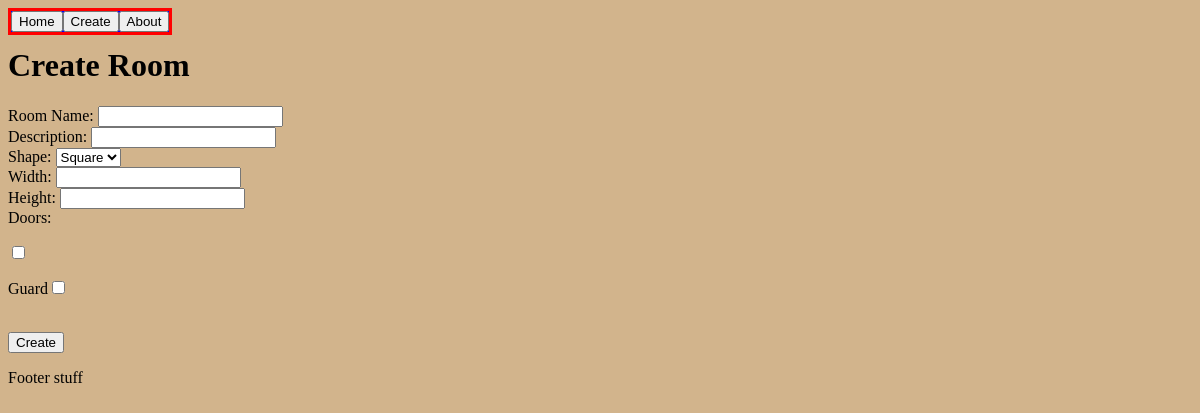
/rooms/create/, run on an earlier commit of the app's database.
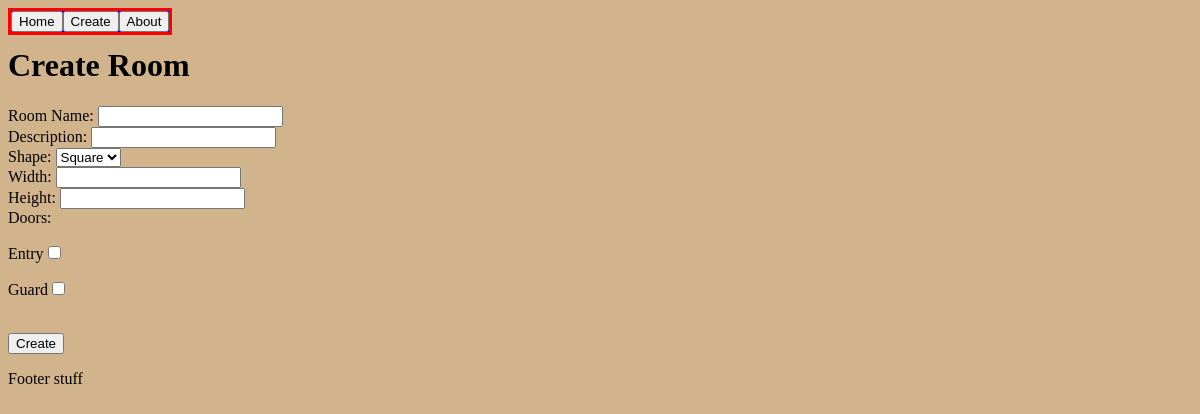
And on a later commit of the database.
### rooms/models.py (models this page shows)
class Room(models.Model):
    SHAPES = [('Square', 'Square'), ('Circle', 'Circle'), ('Oval', 'Oval')]
    name = models.CharField(max_length = 50)
    description = models.TextField()
    shape = models.CharField(max_length = 100, choices=SHAPES)
    width = models.IntegerField()
    height = models.IntegerField()
    doors = models.ManyToManyField('Door')

### rooms/views.py (the view, shortened to what this page needs)
# urls.py: path('rooms/create/', views.room_create, name='room_create'),
def room_create(request):
    doors = Door.objects.all()
    rooms = Room.objects.all()
    room_shapes = Room.SHAPES
    return render(request, 'room_create.html', {'doors': doors, 'rooms':rooms, 'room_shapes':room_shapes})

### room/templates/room_create.html (shortened to what this page needs)
{% extends "base.html" %}
{% block content %}
<h1>Create Room</h1>
<form name="create" action= "{% url 'room_create' %}" method="POST">
    <label>Room Name: </label>
    <input type="text" name="name" />
    <br>
    <label>Description: </label>
    <input type="text" name="description" />
    <br>
    <label>Shape: </label>
    <select name="shape">
    {% for shape in room_shapes %}
        <option value="{{ shape.0 }}">{{ shape.0 }}</option>
    {% endfor %}
    </select>
    <br>
    <label>Width: </label>
    <input type="number" name="width" />
    <br>
    <label>Height: </label>
    <input type="number" name="height" />
    <br>
    <label>Doors: </label>
    {% for room in rooms %}
        <p>{{ room.name }}<input type="checkbox" name="doors" value="{{ room.name }}"></p>
    {% endfor %}
    <br/>
    <input type="submit" value="Create">
</form>
{% endblock %}

What changed in the data, as far as the page shows it:
changed Room: name (not shown) → "Entry"
